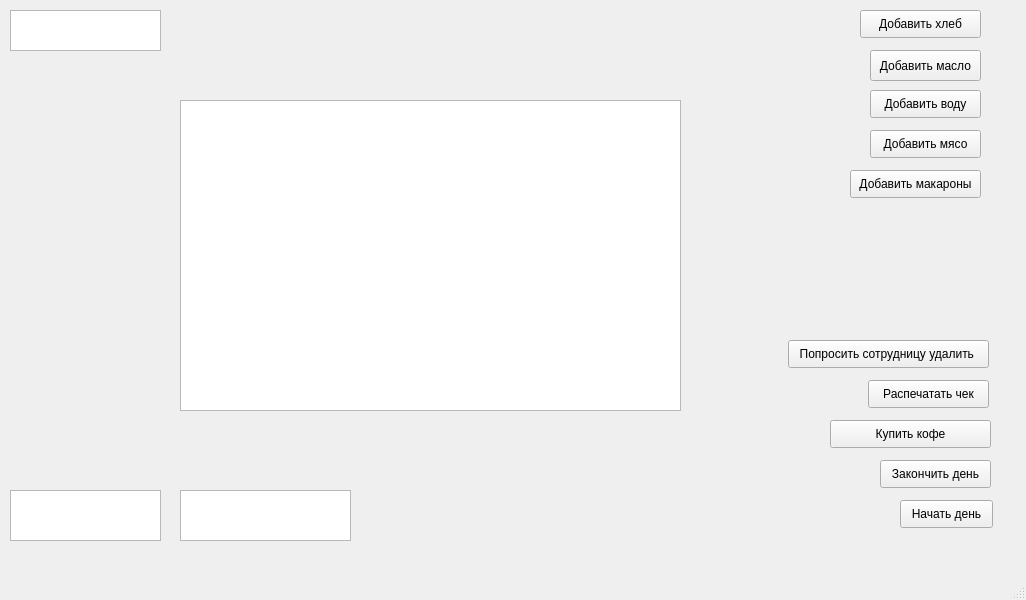
<?xml version="1.0" encoding="UTF-8"?>
<ui version="4.0">
 <class>MainWindow</class>
 <widget class="QMainWindow" name="MainWindow">
  <property name="geometry">
   <rect>
    <x>0</x>
    <y>0</y>
    <width>1026</width>
    <height>600</height>
   </rect>
  </property>
  <property name="windowTitle">
   <string>MainWindow</string>
  </property>
  <widget class="QWidget" name="centralwidget">
   <widget class="QPushButton" name="add_bread">
    <property name="geometry">
     <rect>
      <x>860</x>
      <y>10</y>
      <width>121</width>
      <height>28</height>
     </rect>
    </property>
    <property name="text">
     <string>Добавить хлеб</string>
    </property>
   </widget>
   <widget class="QPushButton" name="ask_to_delete">
    <property name="geometry">
     <rect>
      <x>788</x>
      <y>340</y>
      <width>201</width>
      <height>28</height>
     </rect>
    </property>
    <property name="text">
     <string>Попросить сотрудницу удалить </string>
    </property>
   </widget>
   <widget class="QPushButton" name="print_a_check">
    <property name="geometry">
     <rect>
      <x>868</x>
      <y>380</y>
      <width>121</width>
      <height>28</height>
     </rect>
    </property>
    <property name="text">
     <string>Распечатать чек</string>
    </property>
   </widget>
   <widget class="QPushButton" name="end_the_day">
    <property name="geometry">
     <rect>
      <x>880</x>
      <y>460</y>
      <width>111</width>
      <height>28</height>
     </rect>
    </property>
    <property name="text">
     <string>Закончить день</string>
    </property>
   </widget>
   <widget class="QPushButton" name="buy_coffee">
    <property name="geometry">
     <rect>
      <x>830</x>
      <y>420</y>
      <width>161</width>
      <height>28</height>
     </rect>
    </property>
    <property name="text">
     <string>Купить кофе</string>
    </property>
   </widget>
   <widget class="QPushButton" name="add_oil">
    <property name="geometry">
     <rect>
      <x>870</x>
      <y>50</y>
      <width>111</width>
      <height>31</height>
     </rect>
    </property>
    <property name="text">
     <string>Добавить масло</string>
    </property>
   </widget>
   <widget class="QPushButton" name="add_water">
    <property name="geometry">
     <rect>
      <x>870</x>
      <y>90</y>
      <width>111</width>
      <height>28</height>
     </rect>
    </property>
    <property name="text">
     <string>Добавить воду</string>
    </property>
   </widget>
   <widget class="QPushButton" name="add_meat">
    <property name="geometry">
     <rect>
      <x>870</x>
      <y>130</y>
      <width>111</width>
      <height>28</height>
     </rect>
    </property>
    <property name="text">
     <string>Добавить мясо</string>
    </property>
   </widget>
   <widget class="QPushButton" name="add_pasta">
    <property name="geometry">
     <rect>
      <x>850</x>
      <y>170</y>
      <width>131</width>
      <height>28</height>
     </rect>
    </property>
    <property name="text">
     <string>Добавить макароны</string>
    </property>
   </widget>
   <widget class="QTextBrowser" name="textBrowser">
    <property name="geometry">
     <rect>
      <x>180</x>
      <y>100</y>
      <width>501</width>
      <height>311</height>
     </rect>
    </property>
   </widget>
   <widget class="QTextBrowser" name="textBrowser_2">
    <property name="geometry">
     <rect>
      <x>10</x>
      <y>10</y>
      <width>151</width>
      <height>41</height>
     </rect>
    </property>
   </widget>
   <widget class="QTextBrowser" name="textBrowser_3">
    <property name="geometry">
     <rect>
      <x>10</x>
      <y>490</y>
      <width>151</width>
      <height>51</height>
     </rect>
    </property>
   </widget>
   <widget class="QTextBrowser" name="textBrowser_4">
    <property name="geometry">
     <rect>
      <x>180</x>
      <y>490</y>
      <width>171</width>
      <height>51</height>
     </rect>
    </property>
   </widget>
   <widget class="QPushButton" name="start_the_day">
    <property name="geometry">
     <rect>
      <x>900</x>
      <y>500</y>
      <width>93</width>
      <height>28</height>
     </rect>
    </property>
    <property name="text">
     <string>Начать день</string>
    </property>
   </widget>
  </widget>
  <widget class="QMenuBar" name="menubar">
   <property name="geometry">
    <rect>
     <x>0</x>
     <y>0</y>
     <width>1026</width>
     <height>26</height>
    </rect>
   </property>
  </widget>
  <widget class="QStatusBar" name="statusbar"/>
 </widget>
 <resources/>
 <connections/>
</ui>
